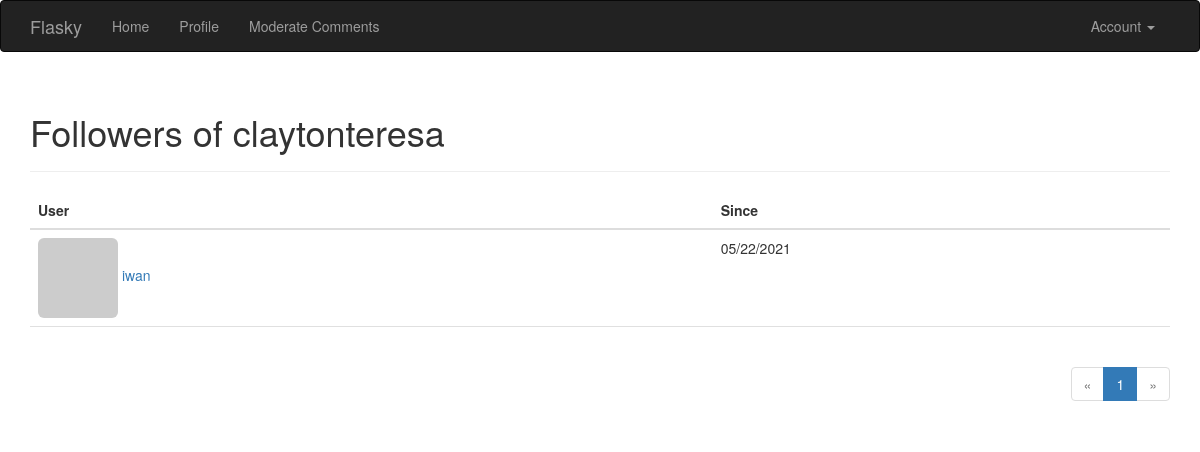
Screenshot of /followers/claytonteresa (signed in) with the database file from the repository.
### app/models.py (models this page shows, shortened)
class User(UserMixin,db.Model):
    __tablename__ = 'users'
    id = db.Column(db.Integer, primary_key=True)
    username = db.Column(db.String(64), unique=True, index=True)
    role_id = db.Column(db.Integer, db.ForeignKey('roles.id'))
    password_hash = db.Column(db.String(128))
    email = db.Column(db.String(64), unique=True, index=True)
    confirmed = db.Column(db.Boolean, default=False)
    name = db.Column(db.String(64))
    location = db.Column(db.String(64))
    about_me = db.Column(db.Text())
    member_since = db.Column(db.DateTime(), default=datetime.utcnow)
    last_seen = db.Column(db.DateTime(), default=datetime.utcnow)
    avatar_hash = db.Column(db.String(32))
    posts = db.relationship('Post', backref='author', lazy='dynamic')
    comments = db.relationship('Comment', backref='author', lazy='dynamic')
    followed = db.relationship('Follow',
                               foreign_keys = [Follow.follower_id],
                               backref=db.backref('follower', lazy='joined'),
                               lazy='dynamic',
                               cascade='all, delete-orphan'
                               )
    followers = db.relationship('Follow',
                                foreign_keys = [Follow.followed_id],
                                backref=db.backref('followed', lazy='joined'),
                                lazy='dynamic',
                                cascade='all, delete-orphan'
                                )
    def gravatar(self, size=100, default='identicon', rating='g'):
        url = 'https://secure.gravatar.com/avatar'
        hash = self.avatar_hash or self.gravatar_hash()
        return '{url}/{hash}?s={size}&d={default}&r={rating}'.format(
            url=url, hash=hash, size=size, default=default, rating=rating)
    def can(self, perm):
        return self.role is not None and self.role.has_permission(perm)
    @property
    def password(self):
        raise AttributeError('password is not a readable attribute')
    def gravatar_hash(self):
        return hashlib.md5(self.email.lower().encode('utf-8')).hexdigest()
    def ping(self):
        self.last_seen = datetime.utcnow()
        db.session.add(self)
        db.session.commit()

class Follow(db.Model):
    __tablename__ = 'follows'
    follower_id = db.Column(db.Integer, db.ForeignKey('users.id'), primary_key=True)
    followed_id = db.Column(db.Integer, db.ForeignKey('users.id'), primary_key=True)
    timestamp = db.Column(db.DateTime, default=datetime.utcnow)

### app/main/views.py (the view)
@main.route('/followers/<username>')
def followers(username):
    user = User.query.filter_by(username=username).first()
    if user is None:
        flash('Invalid user.')
        return redirect(url_for('.index'))
    page = request.args.get('page', 1, type=int)
    pagination = user.followers.paginate(
        page, per_page=current_app.config['FLASKY_FOLLOWERS_PER_PAGE'],error_out=False
    )
    follows = [{'user':item.follower, 'timestamp':item.timestamp}
               for item in pagination.items
               ]
    return render_template('followers.html', user=user, title='Followers of',
                           endpoint='.followers', pagination=pagination,
                           follows=follows)

### app/auth/views.py (called while the page is built)
@auth.before_app_request
def before_request():
    if current_user.is_authenticated:
        current_user.ping()
        if not current_user.confirmed \
        and request.blueprint != 'auth' \
        and request.endpoint != 'static':
            return redirect(url_for('auth.unconfirmed'))

### app/main/__init__.py (called while the page is built)
@main.app_context_processor
def inject_permissions():
    return dict(Permission=Permission)

### app/main/views.py (called while the page is built)
@main.after_app_request
def after_request(response):
    for query in get_debug_queries():
        if query.duration >= current_app.config['FLASKY_SLOW_DB_QUERY_TIME']:
            current_app.logger.warning(
                'Slow query: %s\nParameters: %s\nDuration: %s\nContext:%s\n' %
                (query.statement, query.parameters, query.duration, query.context)
            )
    return response

### app/models.py (called while the page is built)
@login_manager.user_loader
def load_user(user_id):
    return User.query.get(int(user_id))

    def has_permission(self, perm):
        return self.permissions & perm == perm

### app/templates/followers.html (shortened to what this page needs)
{% extends "base.html" %}
{% import "_macros.html" as macros %}
{% block page_content %}
<div class="page-header">
    <h1>{{ title }} {{ user.username }}</h1>
</div>
<table class="table table-hover followers">
    <thead>
        <tr>
            <th>User</th>
            <th>Since</th>
        </tr>
    </thead>
    {% for follow in follows %}
    <tr>
        <td>
            <a href="{{ url_for('.user', username=follow.user.username) }}">
                <img class="img-rounded" src="{{ follow.user.gravatar(size=32) }}">
                {{ follow.user.username }}
            </a>
        </td>
        <td>
            {{ moment(follow.timestamp).format('L') }}
        </td>
    </tr>
    {% endfor %}
</table>
<div class="pagination">
    {{ macros.pagination_widget(pagination, endpoint, username=user.username) }}
</div>
{% endblock %}

### app/static/styles.css (style rules this page uses)
div.pagination { width: 100%; text-align: right; padding: 0px; margin: 0px; }
.table.followers tr { border-bottom: 1px solid #e0e0e0; }

### rows the page displays
User: username "claytonteresa"
User: user.username "iwan"
Follow: timestamp "05/22/2021"

### other values shown
{{ title }} "Followers of"
{{ p }} "1"
